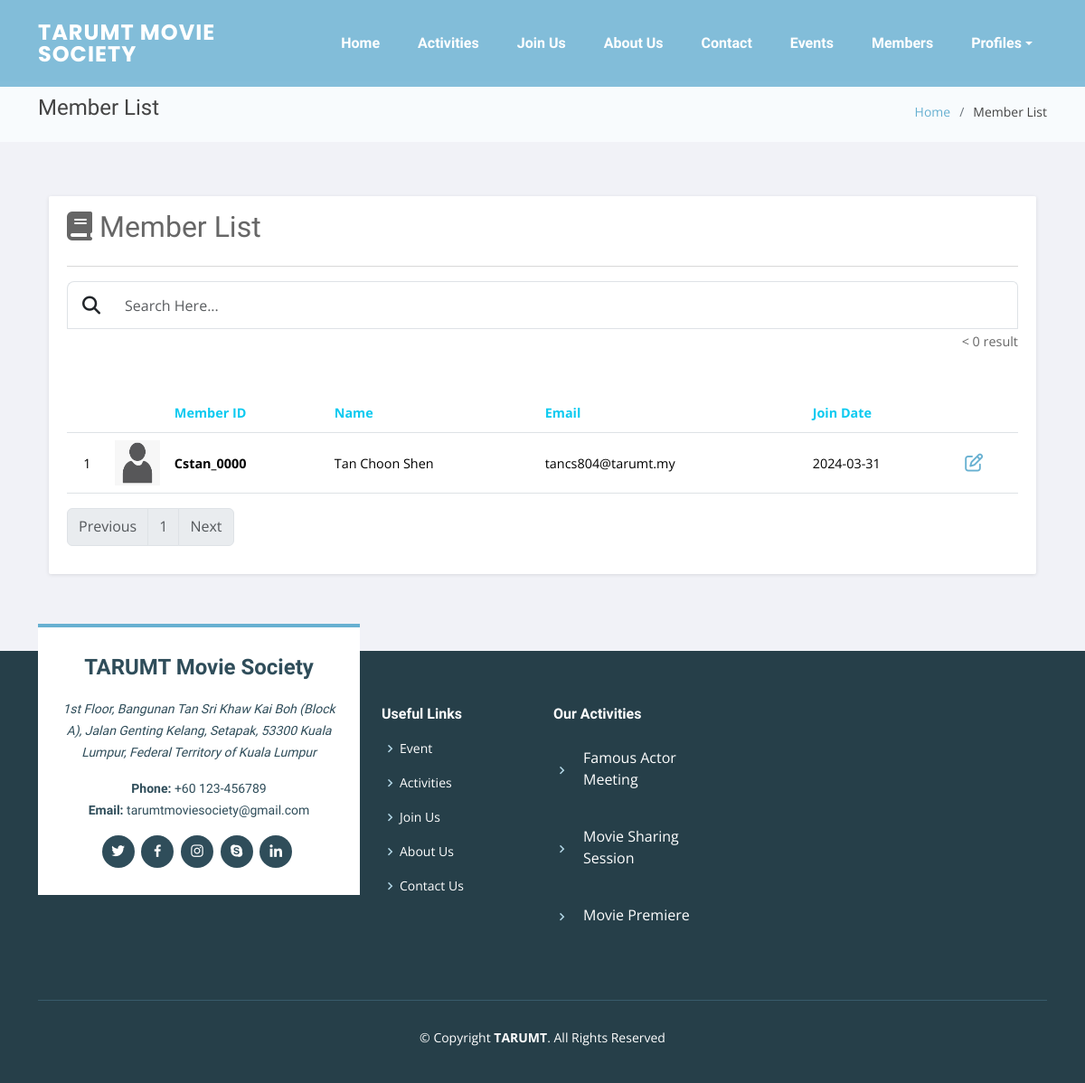
/View/member_list.php (signed in), run on an earlier commit of the app's database.
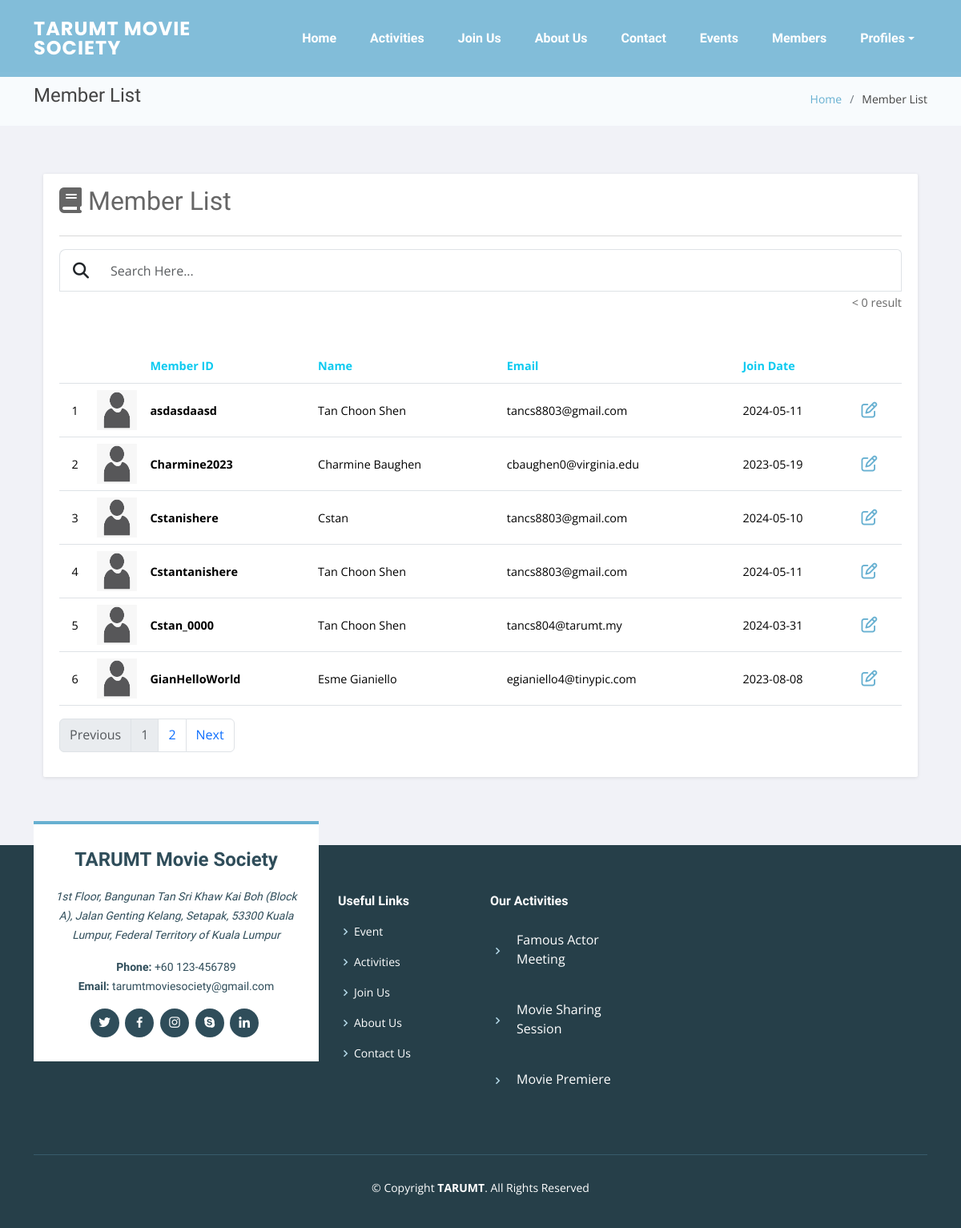
And on a later commit of the database.
### tables this page shows
CREATE TABLE `t_member` (
  `Member_id` varchar(20) NOT NULL,
  `Member_name` varchar(50) NOT NULL,
  `Member_email` varchar(50) NOT NULL,
  `Member_password` varchar(20) NOT NULL,
  `Member_regisdate` date NOT NULL,
  `Member_upl_file_name` varchar(50) DEFAULT NULL,
  `Member_upl_path` varchar(50) DEFAULT NULL,
  `Member_comment` varchar(1000) DEFAULT NULL
);

### View/member_list.php (the view, shortened to what this page needs)
<!DOCTYPE html>
<html lang="en">
<head>
	<link href="../Css/assets/css/profile-style.css" rel="stylesheet" />
	<?php
    include('../Root/link.php');
	include('../Root/connect-db.php');
	?>
</head>
<body style="background-color:#F1F2F7;">
	<?php
	include('header.php');
	$FilterSearch = $_POST["FilterSearch"] ?? "";
	$searchSql = !empty($FilterSearch) ? "WHERE Member_name LIKE '%$FilterSearch%'" : "";
	$sqlMember = "SELECT * FROM T_Member $searchSql;";
	$result = $connect_db->query($sqlMember);
	$memberDB = array();
	while($row = $result->fetch_assoc()) {
	    $memberDB[] = array(
	        'memberPicName' => $row['Member_upl_file_name'],
	        'memberPicPath' => $row['Member_upl_path'],
	        'Member_id' => $row['Member_id'],
	        'Member_name' => $row['Member_name'],
	        'Member_email' => $row['Member_email'],
	        'Member_comment' => $row['Member_comment'],
	        'Member_joindate' => $row['Member_regisdate']
	    );
	}
	$page = $_POST['page'] ?? 1;
	$numberOfResults = isset($memberDB) ? count($memberDB) : 0;
	$pageCount = (int)$numberOfResults != 0 ? ceil(((int)$numberOfResults / 6)) : 1;
	?>
	<main id="main">
		<section class="breadcrumbs">
			<div class="container">
				<div class="d-flex justify-content-between align-items-center">
					<h2>Member List</h2>
					<ol>
						<li><a href="Home.php">Home</a></li>
						<li>Member List</li>
					</ol>
				</div>
			</div>
		</section>
		<section class="inner-page">
			<div class="container">
				<div class="container">
					<div class="row">
						<div class="col-md-12">
							<div class="grid search">
								<div class="grid-body">
									<div class="row">
										<div class="col-md">
											<div class="d-flex justify-content-between align-items-center">
												<h2><i class="fa-solid fa-book"></i> Member List</h2>
											</div>
											<hr>
											<form
												action="<?php echo $_SERVER["PHP_SELF"]; ?>"
												method="POST" class="searchBox">
												<div class="input-group">
													<span class="input-group-btn">
														<button class="btn btn-lg"
															style="border:1px solid #DEE2E6; border-right:none; border-bottom:none; border-top-right-radius:0px; border-bottom-left-radius:0px;  border-bottom-right-radius:0px; height: 100%;"
															type="submit"><i class="fa fa-search"></i></button>
													</span>
													<input type="search" class="form-control input-lg"
														style="border-left:none; border-bottom:none; border-bottom-right-radius:0px;"
														placeholder="Search Here..." minlength="1" maxlength="100"
														id="FilterSearch" name="FilterSearch">
												</div>
												<div id="search-result" class="search-result">
													<div id="search-list" class="list-group w-100"
														style="border:1px solid #DEE2E6; border-top:none; border-top-right-radius:0px; border-top-left-radius:0px;">
													</div>
												</div>
											</form>
											<p style="text-align:right;" id="searchContent">
												< <span id="searchCount">0</span> result
											</p>
											<br />
											<?php if($numberOfResults != 0 || !isset($FilterSearch)): ?>
											<div class="table-responsive" data-aos="fade-up">
												<table class="table table-hover">
													<tbody>
														<?php for($i = ($page - 1) * 6; $i < ($page * 6) && $i < $numberOfResults; $i++): ?>
														<?php
	                                                        $imgPath = $memberDB[$i]["memberPicPath"] ?? "../Image/profile_picture/Default-ProfilePicture.jpg";
														    $imgName = $memberDB[$i]["memberPicName"] ?? "default";
														    ?>
														<tr title="Click for more!" data-bs-toggle="popover"
															data-bs-trigger="hover"
															data-bs-content="<?php echo $memberDB[$i]["Member_comment"]; ?> ..."
															data-bs-placement="top" data-member-id=<?php echo $memberDB[$i]["Member_id"];?>
															class="member_id">
															<td class="number text-center">
																<?php echo $i + 1 ?>
															</td>
															<td class="image">
																<?php echo "<img src='$imgPath' alt='$imgName' />"; ?>
															</td>
															<td class="event" id="event_name">
																<strong><?php echo $memberDB[$i]["Member_id"]; ?></strong><br>
															</td>
															<td class="name text-right">
																<span>
																	<?php echo $memberDB[$i]["Member_name"]; ?>
																</span>
															</td>
															<td><?php echo $memberDB[$i]["Member_email"]; ?>
															</td>
															<td><?php echo $memberDB[$i]["Member_joindate"]; ?>
															</td>
															<?php
														        if(isset($_SESSION['role']) && $_SESSION['role'] == "Staff") {
														            ?>
															<td id="edit">
																<a class='edit-button'
																	href='staff_edit_memberProfile.php?member_id=<?php echo $memberDB[$i]["Member_id"]; ?>'><i
																		class=' fa-regular fa-pen-to-square'></i></a>
															</td>
															<?php }; ?>
														</tr>
														<?php endfor ?>
													</tbody>
													<thead>
														<tr>
															<th class="number text-center text-info-50"></th>
															<th class="image"></th>
															<th class="event text-info">Member ID</th>
															<th class="rate text-right text-info">Name</th>
															<th class="text-info">Email</th>
															<th class="text-info">Join Date</th>
															<th class='number'></th>
														</tr>
													</thead>
												</table>
											</div>
											<?php else: ?>
											<div class="alert alert-warning" role="alert">
												No result found!
											</div>
											<?php endif ?>
											<form
												action="<?php echo $_SERVER["PHP_SELF"]; ?>"
												method="post">
												<ul class="pagination">
													<li class="page-item">
														<button id="prevPage" class="page-link disabled" type="submit"
															<?php echo "name='page' value='" .max($page - 1, 1). "'" ?>>
															Previous
														</button>
													</li>
													<?php for ($i = 1; $i <= $pageCount; $i++): ?>
													<li class="page-item">
														<button
															class="page-link <?php echo ($page == $i) ? "disabled bg-muted" : ""; ?>"
															type="submit"
															<?php echo "name='page' value='$i'" ?>><?php echo $i ?></button>
													</li>
													<?php endfor ?>
													<li class="page-item">
														<button id="nextPage" class="page-link disabled" type="submit"
															<?php echo "name='page' value='".min($page + 1, $pageCount). "'" ?>>
															Next
														</button>
													</li>
												</ul>
											</form>
										</div>
									</div>
								</div>
							</div>
						</div>
					</div>
				</div>
			</div>
		</section>
	</main>
	<?php include('footer.php'); ?>
</body>
</html>

### Root/link.php (shortened to what this page needs)
<link href="../Css/assets/vendor/aos/aos.css" rel="stylesheet">
<link href="../Css/assets/vendor/bootstrap/css/bootstrap.min.css" rel="stylesheet">
<link href="../Css/assets/vendor/bootstrap-icons/bootstrap-icons.css" rel="stylesheet">
<link href="../Css/assets/vendor/boxicons/css/boxicons.min.css" rel="stylesheet">
<link href="../Css/assets/vendor/glightbox/css/glightbox.min.css" rel="stylesheet">
<link href="../Css/assets/vendor/swiper/swiper-bundle.min.css" rel="stylesheet">
<link href="../Css/assets/css/style.css" rel="stylesheet">

### View/header.php (shortened to what this page needs)
<header id="header"
  class="fixed-top <?php echo (strpos($_SERVER["REQUEST_URI"], "Home.php")) ? "header-transparent" : "";?>">
  <div class="container d-flex align-items-center justify-content-between position-relative">
    <div class="logo">
      <h1 class="text-light"><a href="Home.php"><span>TARUMT MOVIE SOCIETY</span></a></h1>
    </div>
    <nav id="navbar" class="navbar">
      <ul>
        <li class="nav-item"><a class="nav-link scrollto" href="Home.php">Home</a></li>
        <li class="nav-item"><a class="nav-link scrollto" href="Home.php#activities">Activities</a></li>
        <li class="nav-item"><a class="nav-link scrollto" href="Home.php#portfolio">Join Us</a></li>
        <li class="nav-item"><a class="nav-link scrollto" href="Home.php#team">About Us</a></li>
        <li class="nav-item"><a class="nav-link scrollto" href="Home.php#contact">Contact</a></li>
        <li class="nav-item"><a class="nav-link scrollto" href="Event.php">Events</a></li>
        <?php if($_SESSION['role'] == "Staff"): ?>
        <li class="nav-item"><a class="nav-link scrollto" href="member_list.php">Members</a></li>
        <?php endif ?>
        <li class="nav-item dropdown">
          <a class="nav-text scrollto dropdown-toggle" href="#" data-bs-toggle="dropdown">Profiles</a>
        </li>
      </ul>
    </nav>
  </div>
</header>

### View/footer.php
<footer id="footer">
    <div class="footer-top">
      <div class="container">
        <div class="row">
          <div class="col-lg-4 col-md-6">
            <div class="footer-info">
              <h3>TARUMT Movie Society</h3>
              <p class="pb-3"><em>1st Floor, Bangunan Tan Sri Khaw Kai Boh (Block A), Jalan Genting Kelang, Setapak, 53300 Kuala Lumpur, Federal Territory of Kuala Lumpur</em></p>
              <p>
                <strong>Phone:</strong> +60 123-456789<br>
                <strong>Email:</strong> tarumtmoviesociety@gmail.com<br>
              </p>
              <div class="social-links mt-3">
                <a href="https://twitter.com" target="_blank" class="twitter"><i class="bx bxl-twitter"></i></a>
                <a href="https://www.facebook.com" target="_blank" class="facebook"><i class="bx bxl-facebook"></i></a>
                <a href="https://www.instagram.com" target="_blank" class="instagram"><i class="bx bxl-instagram"></i></a>
                <a href="https://www.skype.com" target="_blank" class="google-plus"><i class="bx bxl-skype"></i></a>
                <a href="https://www.linkedin.com" target="_blank" class="linkedin"><i class="bx bxl-linkedin"></i></a>
              </div>
            </div>
          </div>
          <div class="col-lg-2 col-md-6 footer-links">
            <h4>Useful Links</h4>
            <ul>
              <li><i class="bx bx-chevron-right"></i> <a href="Event.php">Event</a></li>
              <li><i class="bx bx-chevron-right"></i> <a href="Home.php#activities">Activities</a></li>
              <li><i class="bx bx-chevron-right"></i> <a href="Home.php#portfolio">Join Us</a></li>
              <li><i class="bx bx-chevron-right"></i> <a href="Home.php#team">About Us</a></li>
              <li><i class="bx bx-chevron-right"></i> <a href="Home.php#contact">Contact Us</a></li>
            </ul>
          </div>
          <div class="col-lg-2 col-md-6 footer-links">
            <h4>Our Activities</h4>
            <form action="Event.php" method="post">
            <ul>
              <li><i class="bx bx-chevron-right"></i><button style="text-align:left; text-decoration:none;color:white;"
              type="submit" name="filterByCategory" value="Famous Actor Meeting" class="btn btn-link btn-link-event">Famous Actor Meeting</button></li>
              <li><i class="bx bx-chevron-right"></i> <button style="text-align:left; text-decoration:none;
color:white;
" type="submit" name="filterByCategory" value="Movie Sharing Session" class="btn btn-link btn-link-event">Movie Sharing Session</button></li>
              <li><i class="bx bx-chevron-right"></i> <button style="text-align:left; text-decoration:none;
color:white;
" type="submit" name="filterByCategory" value="Movie Premiere" class="btn btn-link btn-link-event">Movie Premiere</button></li>
            </ul>
             </form>
          </div>
        </div>
      </div>
    </div>
    <div class="container">
      <div class="copyright">
        &copy; Copyright <strong><span>TARUMT</span></strong>. All Rights Reserved
      </div>
      <div class="credits">
      </div>
    </div>
  </footer>

### Css/assets/css/profile-style.css (style rules this page uses)
body { color: #797979; background: #f1f2f7; font-family: "Open Sans", sans-serif; padding: 0px !important; margin: 0px !important; font-size: 13px; text-rendering: optimizeLegibility; -webkit-font-smoothing: antialiased; -moz-font-smoothing: antialiased; }

### Css/assets/css/style.css (style rules this page uses)
body { font-family: "Open Sans", sans-serif; color: #444444; }
a { text-decoration: none; color: #67b0d1; }
h1, h2, h3, h4, h5, h6 { font-family: "Raleway", sans-serif; }
#main { margin-top: 90px; }
#header { transition: all 0.5s; z-index: 997; transition: all 0.5s; padding: 24px 0; background: rgba(103, 176, 209, 0.8); }
#header .logo h1 { font-size: 24px; margin: 0; line-height: 1; font-weight: 700; letter-spacing: 1px; font-family: "Poppins", sans-serif; text-transform: uppercase; }
#header .logo h1 a, #header .logo h1 a:hover { color: #fff; text-decoration: none; }
.navbar { padding: 0; position: static; }
.navbar ul { margin: 0; padding: 0; display: flex; list-style: none; align-items: center; }
.navbar li { position: relative; }
.navbar a, .navbar a:focus { display: flex; align-items: center; justify-content: space-between; padding: 8px 16px; margin-left: 10px; font-family: "Raleway", sans-serif; font-size: 16px; font-weight: 700; color: #fff; white-space: nowrap; transition: 0.3s; }
section { padding: 60px 0; overflow: hidden; }
.breadcrumbs { padding: 15px 0; background-color: #f8fbfd; min-height: 40px; }
.breadcrumbs h2 { font-size: 24px; font-weight: 300; }
.breadcrumbs ol { display: flex; flex-wrap: wrap; list-style: none; padding: 0; margin: 0; font-size: 14px; }
.breadcrumbs ol li + li { padding-left: 10px; }
.breadcrumbs ol li + li::before { display: inline-block; padding-right: 10px; color: #6c757d; content: "/"; }
#footer { background: #263f49; padding: 0 0 30px 0; color: #fff; font-size: 14px; }
#footer .footer-top { padding: 60px 0 30px 0; }
#footer .footer-top .footer-info { margin-top: -90px; margin-bottom: 15px; background: white; color: #2f4d5a; border-top: 4px solid #67b0d1; text-align: center; padding: 30px 20px; }
#footer .footer-top .footer-info h3 { font-size: 24px; margin: 0 0 20px 0; padding: 2px 0 2px 0; line-height: 1; font-weight: 700; }
#footer .footer-top .footer-info p { font-size: 14px; line-height: 24px; margin-bottom: 0; font-family: "Raleway", sans-serif; }
#footer .footer-top .social-links a { font-size: 18px; display: inline-block; background: #2f4d5a; color: #fff; line-height: 1; padding: 8px 0; margin-right: 4px; border-radius: 50%; text-align: center; width: 36px; height: 36px; transition: 0.3s; }
#footer .footer-top h4 { font-size: 16px; font-weight: 600; color: #fff; position: relative; padding-bottom: 12px; }
#footer .footer-top .footer-links { margin-bottom: 30px; }
#footer .footer-top .footer-links ul { list-style: none; padding: 0; margin: 0; }
#footer .footer-top .footer-links ul i { padding-right: 2px; color: #b5d9e9; font-size: 18px; line-height: 1; }
#footer .footer-top .footer-links ul li { padding: 10px 0; display: flex; align-items: center; }
#footer .footer-top .footer-links ul li:first-child { padding-top: 0; }
#footer .footer-top .footer-links ul a { color: #fff; transition: 0.3s; display: inline-block; line-height: 1; }
#footer .copyright { border-top: 1px solid #385b6b; text-align: center; padding-top: 30px; }
#footer .credits { padding-top: 10px; text-align: center; font-size: 13px; color: #fff; }

### View/member_list.php (style rules this page uses)
body { margin-top: 20px; background: #eee; }
.btn { margin-bottom: 5px; }
.grid { position: relative; width: 100%; background: #fff; color: #666666; border-radius: 2px; margin-bottom: 25px; box-shadow: 0px 1px 4px rgba(0, 0, 0, 0.1); }
.grid .grid-body { padding: 15px 20px 15px 20px; font-size: 0.9em; line-height: 1.9em; }
.search table tr td.image { width: 50px; }
.search table tr td img { width: 50px; height: 50px; }
td { vertical-align: middle; }
.searchBox { position: relative; width: 100%; }
.edit-button, .delete-button { text-decoration: none; background-color: transparent; border: none; font-size: 20px; color: #67b0d1; }

What changed in the data, as far as the page shows it:
added t_member: Member_id "asdasdaasd", Member_name "Tan Choon Shen", Member_email "tancs8803@gmail.com", Member_regisdate "2024-05-11"
added t_member: Member_id "Charmine2023", Member_name "Charmine Baughen", Member_email "cbaughen0@virginia.edu", Member_regisdate "2023-05-19"
added t_member: Member_id "Cstanishere", Member_name "Cstan", Member_email "tancs8803@gmail.com", Member_regisdate "2024-05-10"
added t_member: Member_id "Cstantanishere", Member_name "Tan Choon Shen", Member_email "tancs8803@gmail.com", Member_regisdate "2024-05-11"
added t_member: Member_id "GianHelloWorld", Member_name "Esme Gianiello", Member_email "egianiello4@tinypic.com", Member_regisdate "2023-08-08"
Also different on the page:
min($page + 1, $pageCount): 1 → 2 (drawn)
new list line: "2"
